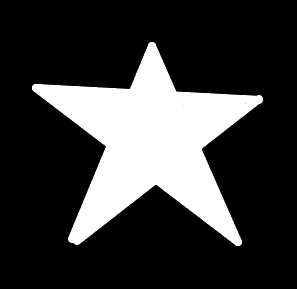
//> input picture opencvtest/5star.png, 297 x 289 px, given in place of the camera
$ ./lineTrack   (built with g++ and OpenCV 4)
//> lines starting //> are read from the running program, lines starting //| are printed output that depends on the picture; after the words box and inside, x2 and y2 are one past the last pixel; in counts of white or black regions, pixels touching at a corner belong together
#include <iostream>
#include <string>
#include <vector>

#include <opencv2/videoio.hpp>
#include <opencv2/video.hpp>
#include <opencv2/photo.hpp>
#include <opencv2/imgproc.hpp>
#include <opencv2/imgcodecs.hpp>
#include <opencv2/core/core.hpp>
#include <opencv2/highgui/highgui.hpp>

// Matrices (images) to store the current frame and the frame after filtering
cv::Mat curImg, modImg;
// Keep track of which camera to use
int THECAMERA = 0;

// Window size
int width;
int height;

// Keep track of the central color to filter for
int trackr = 0;
int trackg = 0;
int trackb = 0;

// the amount of error allowed, out of 255
int r_err = 40;
int g_err = 40;
int b_err = 40;

// Constant for lower bound of gray threshold
int grayb = 150;

// Stores previous points in history
std::vector<cv::Point2f> ptHist;
int QMaxed = 0;     // Acts as a bool
int trackhl = 50;   // How many frames to remember

// Toggles for drawing tracking shapes
int trackon = 1;
int trackbon = 1;

// create a VideoCapture object
cv::VideoCapture vc;

// Declare global var for the tracking rectangle, to be defined later.
cv::Rect tracker;

// Used in CamShift
cv::TermCriteria term_crit(cv::TermCriteria::EPS | cv::TermCriteria::COUNT, 10, 1);

// Creates some windows
void setUpWindows ()
{
	cv::namedWindow("Camera");
	cv::namedWindow("Bars");
	cv::namedWindow("Filtered");
}

// Creates trackbars
void setUpTrackbars ()
{
	cv::createTrackbar(  "Red "            ,"Bars", &trackr  , 255);
	cv::createTrackbar(  "Green"           ,"Bars", &trackg  , 255);
	cv::createTrackbar(  "Blue"            ,"Bars", &trackb  , 255);
	cv::createTrackbar(  "Red Error"       ,"Bars", &r_err   , 255);
	cv::createTrackbar(  "Green Error"     ,"Bars", &g_err   , 255);
	cv::createTrackbar(  "Blue Error"      ,"Bars", &b_err   , 255);
	cv::createTrackbar(  "TrackBox Enable" ,"Bars", &trackbon, 1  );
	cv::createTrackbar(  "MoveTrack Enable","Bars", &trackon , 1  );
	cv::createTrackbar(  "MoveTrack Amount","Bars", &trackhl , 150);
	cv::createTrackbar(  "Noise Reduction ","Bars", &grayb   , 255);
}

// Updates the video in each window
void updateWindows ( )
{
	cv::imshow( "Camera" , curImg );
	cv::imshow( "Filtered" , modImg );
}


void updateQ( cv::Point2f pt )
{
	// Make sure the tail is only as long as specified
	while (ptHist.size() > trackhl) { ptHist.erase(ptHist.begin()); }

	// If the center is on screen, add to history
	if (pt.x + pt.y) { QMaxed = 0; ptHist.push_back(pt); }

	// if the vector is too long, remove the element that was there earliest (at the beginning)
	if (ptHist.size() > trackhl ) { QMaxed = 1; }

	// if the vector is very shor, disable removing items
	else if (ptHist.size() <= 1 ) { QMaxed = 0; }

	// if the thing isn't being tracked, start deleting points
	else if (!(pt.x+pt.y)) { QMaxed = 1; }

	// Delete points
	if (QMaxed) {ptHist.erase(ptHist.begin()); }
}


void drawLines()
{
	int s = ptHist.size();   // Store, used many times
	for (int i = 0 ; i < s-1;  i++)
	{
		// scale the color being shown on the tail
		float pc = 0.4 + 0.4*(1-(s-i)/(float)s);

		cv::line(curImg,                                              // Draw on the unfiltered image
			ptHist[i], ptHist[i+1],                       // Line is between consequetive pts
			cv::Scalar((255-trackb)*pc,(255-trackg)*pc,(255-trackr)*pc), // Still negative color, but
				2);                                                  // gets darker as time passes
		cv::line(modImg,
			ptHist[i], ptHist[i+1],
			cv::Scalar( 0 ,(255)*pc, 0 ),
				2);
	}
}


// Reads an image and applies CamShift algorithm
void processImg ( )
{
	// Read one frame from camera input
	vc.read(curImg);

	// Find all pixels that lie in the bounds given by global ints and write them to modImg
	cv::inRange( curImg,                                                // Input img
		     cv::Scalar(trackb-b_err, trackg-g_err, trackr-r_err),  // lower bound calculation
		     cv::Scalar(trackb+b_err, trackg+g_err, trackr+r_err),  // upper bound
		     modImg);                                               // Output img

	// Denoise, but very slow
	//cv::fastNlMeansDenoising(modImg, modImg ,3);
	/*
	int t = 1;
	cv::Mat element = cv::getStructuringElement( cv::MORPH_CROSS,
			cv::Size( 2*t+1, 2*t+1 ),
			cv::Point( t, t ) );
	cv::erode( modImg, modImg, element );
	cv::dilate( modImg, modImg, element );
	*/

	for (int i = 0; i < 2; i++)
	{
		cv::blur( modImg, modImg, cv::Size( 10, 10 ), cv::Point(-1,-1) );

		// Re-threshold using gray as bounds
		cv::inRange( modImg,
			     cv::Scalar( grayb , grayb , grayb ),    // Grayish lower bound
			     cv::Scalar( 260 , 260 , 260 ),    // upper bound is just white
			     modImg);                          // Output img
	}
	int t = 1;
	cv::Mat element = cv::getStructuringElement( cv::MORPH_CROSS,
			cv::Size( 2*t+1, 2*t+1 ),
			cv::Point( t, t ) );
	cv::erode( modImg, modImg, element );
	// Use CamShift - detection algorithm
	cv::RotatedRect rot_rect = cv::CamShift(modImg, tracker, term_crit);

	// Convert modImg to bgr (colored) so the tracking box shows up
	cv::cvtColor( modImg, modImg, cv::COLOR_GRAY2BGR);

	if (rot_rect.size.width*rot_rect.size.height <= 0.007*modImg.size().width*modImg.size().height)
	{
		rot_rect = cv::RotatedRect();
	}

	// Store the vertices of the detection frame
	cv::Point2f points[4];
	rot_rect.points(points);

	if (trackbon)
	{
		// Connect the dots
		for (int i = 0; i < 4; i++)
		{
			// Use negative color on normal video for contrast, constant color on filtered
			cv::line(curImg,points[i],points[(i+1)%4],cv::Scalar(255-trackb,255-trackg,255-trackr),2);
			cv::line(modImg,points[i],points[(i+1)%4],cv::Scalar(0,255,0), 2);  // Color in BGR
		}
	}


	// Add center point to history
	updateQ( rot_rect.center );

	// Trace history if enabled
	if (trackon)
	{
		// Draw center of tracker box
		cv::circle(modImg, rot_rect.center, 1, cv::Scalar(0,155,0), 2);
		cv::circle(curImg, rot_rect.center, 1, cv::Scalar(255-trackb,255-trackg,255-trackr), 2);
		drawLines();
	}
}
int main(int ac, char** av)
{
	// If command line arg "1", use webcam.
	if (ac >= 2) { std::string  opt =  av[1] ; THECAMERA = 1 ? (opt == "1") : 0;}

	// Connect to the camera
	vc.open(THECAMERA);

	// Make sure the camera is on
	if (! vc.isOpened()) { return -1; }

	// read one frame to get te size of the image - used to set size of tracking window
	vc >> curImg;
//> curImg is the input picture: 289 rows x 297 cols, CV_8UC3; min 0, max 255, mean 58.2
	height = curImg.size().height;
//> height = 289
	width = curImg.size().width;
//> width = 297

	// Create the windows
	setUpWindows();

	// Create the scrolly bars
	setUpTrackbars();

	// create the box for showing the track
	tracker = cv::Rect(0,0,width,height);
//> tracker = Rect(0, 0, 297, 289)

	// Initialize exit condition
	int exiter = 0;

	while (exiter != 27)
	{
		// Read the next frame from camera and process it
		processImg();
//> in processImg, `cv::inRange( curImg, cv::Scalar(trackb-b_err, trackg-g_err, trackr-r_e..`:
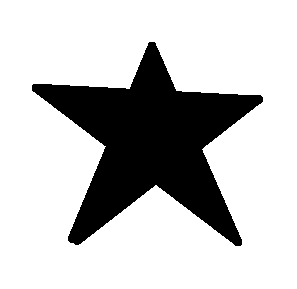
//> modImg: 289 rows x 297 cols, CV_8UC1; 76.9% white; 1 black region, box (x1, y1, x2, y2) and area: (32, 42, 263, 246) 19831
//> the loop in processImg, `for (int i = 0; i < 2; i++)` made 2 passes
//> pass 1, in processImg, `cv::blur( modImg, modImg, cv::Size( 10, 10 ), cv::Point(-1,-1) );`:
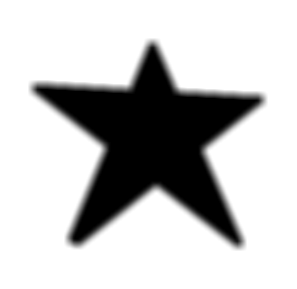
//> modImg: 289 rows x 297 cols, CV_8UC1; 12.01% of pixels changed, all inside (x1, y1, x2, y2) = (28, 38, 268, 251)
//> pass 1, in processImg, `cv::inRange( modImg, cv::Scalar( grayb , grayb , grayb ), cv::Scalar( ..`:
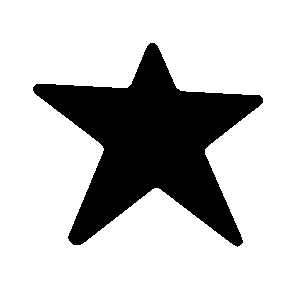
//> modImg: 289 rows x 297 cols, CV_8UC1; 76.2% white; 1 black region, box (x1, y1, x2, y2) and area: (33, 43, 263, 247) 20434
//> pass 2, in processImg, `cv::blur( modImg, modImg, cv::Size( 10, 10 ), cv::Point(-1,-1) );`:
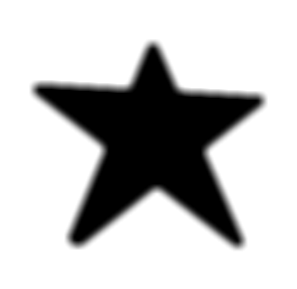
//> modImg: 289 rows x 297 cols, CV_8UC1; 11.86% of pixels changed, all inside (x1, y1, x2, y2) = (29, 39, 268, 252)
//> in processImg, `cv::erode( modImg, modImg, element );`:
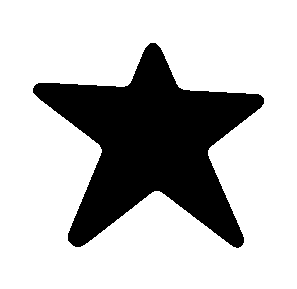
//> modImg: 289 rows x 297 cols, CV_8UC1; 74.6% white; 1 black region, box (x1, y1, x2, y2) and area: (33, 43, 264, 248) 21796
//> in processImg, `cv::RotatedRect rot_rect = cv::CamShift(modImg, tracker, term_crit);`: rot_rect = centre (148.5, 144.5), size (370.6, 379.5), angle 82.6
//> in processImg, `rot_rect.points(points);`: points = 4 Points (x, y): [-63.42, -14.97], [312.9, -63.6], [360.4, 304], [-15.93, 352.6]
//> in updateQ, `ptHist.push_back(pt)`: ptHist = 1 Point (x, y): [148.5, 144.5]
//> in processImg, `cv::circle(modImg, rot_rect.center, 1, cv::Scalar(0,155,0), 2);`: modImg: 289 rows x 297 cols, CV_8UC3; mean B, G, R 190.2, 190.3, 190.2
//> in drawLines, `int s = ptHist.size();`: s = 1

		// Add the current color being detected as a "border" at the bottom
		cv::copyMakeBorder( curImg, curImg,                      // images to edit
				    0, 50, 0, 0,                         // only add 50 pixels at the bottom
				    cv::BORDER_CONSTANT,                 // Border is a solid color
				    cv::Scalar(trackb,trackg,trackr) );  // Color to use
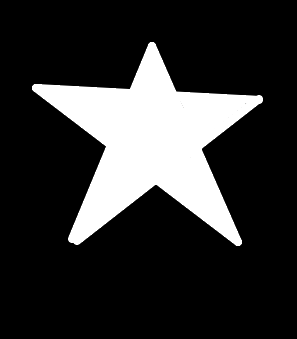
//> curImg: 339 rows x 297 cols, CV_8UC3; min 0, max 255, mean 49.6

		// Update the video
		updateWindows();

		// Update the exit condition
		exiter = cv::waitKey(1);
//> the Esc key is pressed
	}
	std::cout << "You left... ;-;" << std::endl;
	return 0;
}
